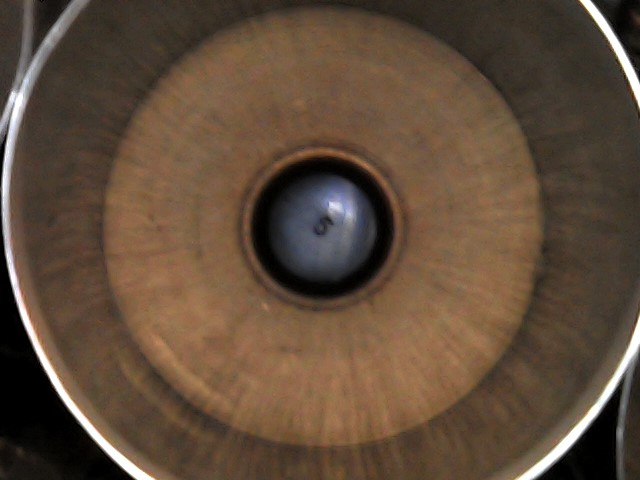
#> input picture clean_img/Img1.jpg, 640 x 480 px; its folder holds only this picture in this run
$ python -i img_preprocessing.py   (imports and definitions only)
#> lines starting #> are read from the running program, lines starting #| are printed output that depends on the picture; after the words box and inside, x2 and y2 are one past the last pixel; in counts of white or black regions, pixels touching at a corner belong together
#> further down, picture is the input picture: shape (480, 640, 3); mean B, G, R 58.5, 76, 96
import cv2
import numpy as np

import settings
from utils import LITTLE_CIRCLE_SCALE


def generate_random_color():
    return [np.random.randint(0, 255) for _ in range(3)]


# [84 lines left out: functions generate_dust, get_random_point_with_dist_ref, generate_noise, not called in this run]


def dirt_img(img):
    return generate_noise(img)


def get_center_circle(img, **hough_params):
    cvt_img = img
    if len(img.shape) == 3:
        cvt_img = cv2.cvtColor(img, cv2.COLOR_BGR2GRAY)
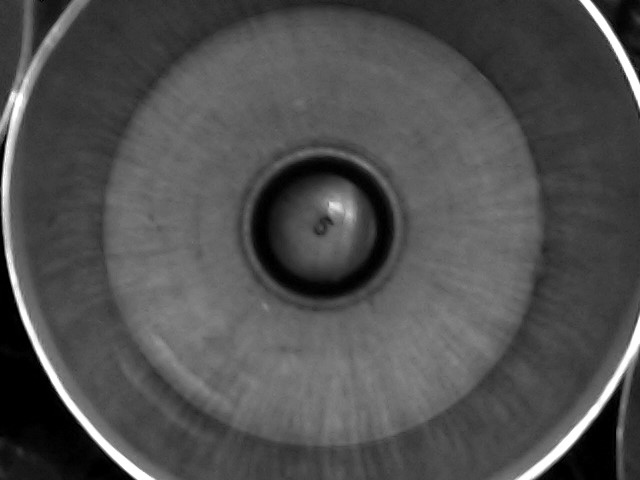
#> cvt_img: shape (480, 640); min 0, max 255, mean 80
    sigma = 2 if "sigma" not in hough_params else hough_params.pop("sigma")
    kernel_size = (
        11 if "kernel_size" not in hough_params else hough_params.pop("kernel_size")
    )
    cvt_img = cv2.GaussianBlur(
        cvt_img, (kernel_size, kernel_size), sigmaX=sigma, sigmaY=sigma
    )
    if hough_params.get("invert", False):
        cvt_img = 255 - cvt_img
    hough_params.setdefault("param1", settings.PARAM1_HOUGH)
    hough_params.setdefault("param2", settings.PARAM2_HOUGH)
    circles = cv2.HoughCircles(
        cvt_img, cv2.HOUGH_GRADIENT, 1, 10, minRadius=54, maxRadius=65, **hough_params
    )
#> circles = None
    # cv2.circle(
    #     img, (circles[0, 0, 0], circles[0, 0, 1]), circles[0, 0, 2], (0, 0, 255), 5
    # )
    return circles[0][0]


def translate_image(img, dx, dy):
#> called with dx = 0, dy = -6
    new_img = np.zeros(img.shape, dtype=np.uint8) + img.mean(axis=(0, 1)).astype(
        np.uint8
    )
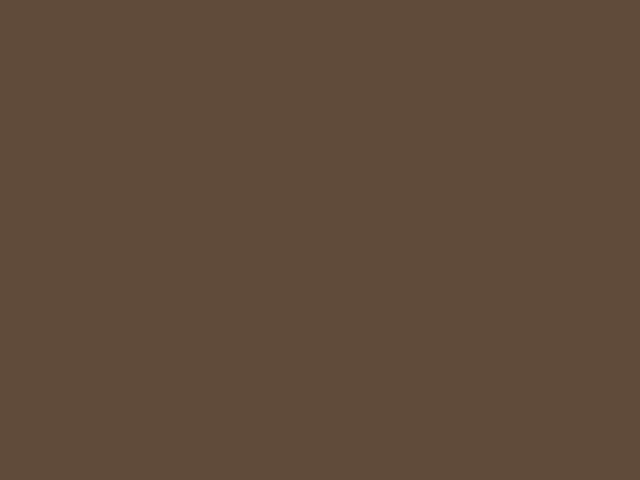
#> new_img: shape (480, 640, 3); mean B, G, R 58, 75, 96

    if dx > 0 and dy > 0:
        new_img[dy:, dx:] = img[:-dy, :-dx]
    elif dx > 0 and dy < 0:
        new_img[:dy, dx:] = img[-dy:, :-dx]
    elif dx < 0 and dy > 0:
        new_img[dy:, :dx] = img[:-dy, -dx:]
    elif dx < 0 and dy < 0:
        new_img[:dy, :dx] = img[-dy:, -dx:]
    elif dx == 0 and dy > 0:
        new_img[dy:, :] = img[:-dy, :]
    elif dx == 0 and dy < 0:
        new_img[:dy, :] = img[-dy:, :]
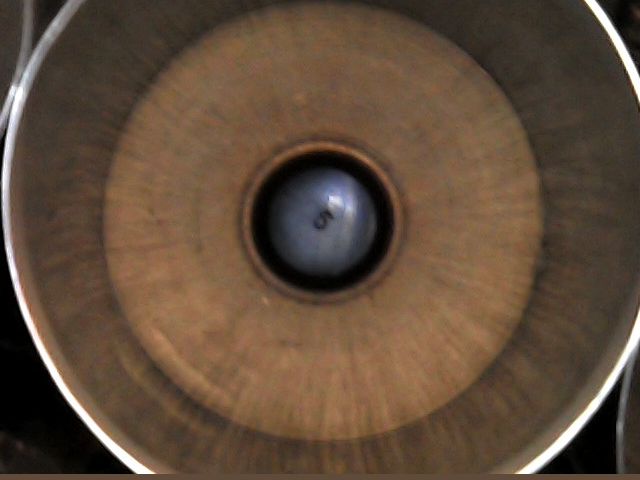
#> new_img: shape (480, 640, 3); mean B, G, R 58.7, 76.3, 96.5
    elif dx > 0 and dy == 0:
        new_img[:, dx:] = img[:, :-dx]
    elif dx < 0 and dy == 0:
        new_img[:, :dx] = img[:, -dx:]
    else:
        new_img = img
    return new_img


def mask_circle(img):
    try:
        x, y, rad = get_center_circle(img)
        if abs(rad - settings.SMALL_RADIUS_SIZE) < abs(rad - settings.MED_RADIUS_SIZE):
            rad = settings.BIG_RADIUS_SIZE * rad / settings.SMALL_RADIUS_SIZE
        elif abs(rad - settings.MED_RADIUS_SIZE) < abs(rad - settings.BIG_RADIUS_SIZE):
            rad = settings.BIG_RADIUS_SIZE * rad / settings.MED_RADIUS_SIZE
    except TypeError:
        x, y = settings.AVERAGE_CENTER
        rad = settings.BIG_RADIUS_SIZE
    x, y, rad = int(x), int(y), int(settings.CIRCLE_PERC_FILTER * rad)
    dim = settings.OUTPUT_IMG_DIMENSION
    img = translate_image(img, img.shape[1] // 2 - x, img.shape[0] // 2 - y)
    y_dim = min(img.shape[0] // 2 + rad, img.shape[0]) - max(img.shape[0] // 2 - rad, 0)
#> y_dim = 326
    x_dim = min(img.shape[1] // 2 + rad, img.shape[1]) - max(img.shape[1] // 2 - rad, 0)
#> x_dim = 326
    filter_dim = min(x_dim, y_dim)
#> filter_dim = 326
    img = img[
        img.shape[0] // 2 - filter_dim // 2 : img.shape[0] // 2 + filter_dim // 2,
        img.shape[1] // 2 - filter_dim // 2 : img.shape[1] // 2 + filter_dim // 2,
    ]
    circle_mask = np.zeros(img.shape[:2], dtype=np.uint8)
    cv2.circle(circle_mask, (img.shape[1] // 2, img.shape[0] // 2), rad, 255, -1)
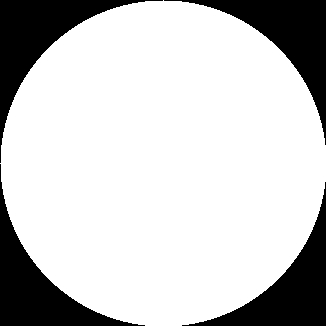
#> circle_mask: shape (326, 326); 78.5% white; 4 black regions, box (x1, y1, x2, y2) and area: (0, 0, 163, 163) 5868, (164, 0, 326, 145) 5705, (0, 164, 145, 326) 5705, (182, 182, 326, 326) 5543
    img_mean = img.mean(axis=(0, 1))
#> img_mean = [65.21, 87.48, 114.9]
    img = cv2.bitwise_and(img, img, mask=circle_mask)
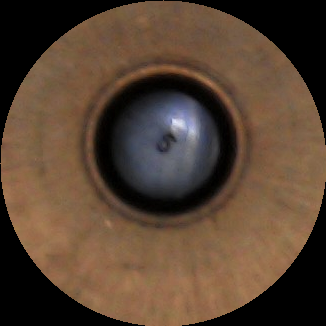
#> img: shape (326, 326, 3); mean B, G, R 50.4, 66.7, 87.2
    background = cv2.bitwise_or(img, img_mean, mask=cv2.bitwise_not(circle_mask))
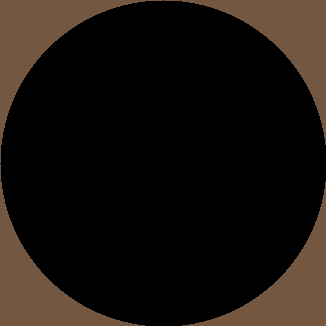
#> background: shape (326, 326, 3); mean B, G, R 14, 18.7, 24.7
    img = cv2.bitwise_or(img, background)
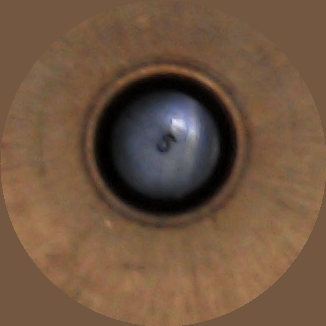
#> img: shape (326, 326, 3); mean B, G, R 64.4, 85.4, 111.9
    return cv2.resize(img, dsize=(dim, dim))


# [18 lines left out: function mask_circle_and_wrap_polar, not called in this run]

>>> import cv2
>>> picture = cv2.imread('../clean_img/Img1.jpg')
>>> result = mask_circle(picture)

$ run again, on clean_img/Img2.jpg
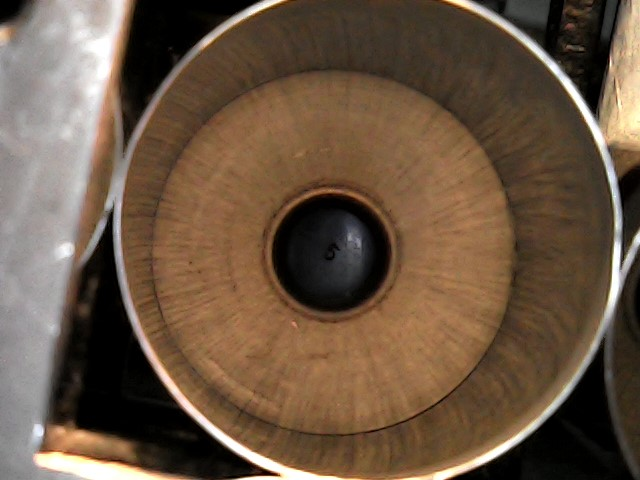
#> input picture clean_img/Img2.jpg, 640 x 480 px
#> picture is the input picture: shape (480, 640, 3); mean B, G, R 67.3, 86.3, 107.2
#> circles = [[330.5, 253.5, 59.5]]
#> in mask_circle, `x, y, rad = get_center_circle(img)`: x = 330.5; y = 253.5; rad = 59.5
#> in mask_circle, `rad = settings.BIG_RADIUS_SIZE * rad / settings.SMALL_RADIUS_SIZE`: rad = 255
#> in mask_circle, `x, y, rad = int(x), int(y), int(settings.CIRCLE_PERC_FILTER * rad)`: x = 330; y = 253; rad = 173
#> y_dim = 346
#> in mask_circle, `cv2.circle(circle_mask, (img.shape[1] // 2, img.shape[0] // 2), rad, 2..`:
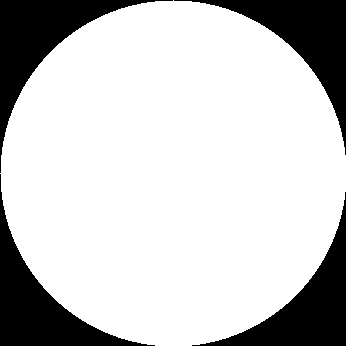
#> circle_mask: shape (346, 346); 78.5% white; 4 black regions, box (x1, y1, x2, y2) and area: (0, 0, 173, 173) 6607, (174, 0, 346, 155) 6434, (0, 174, 155, 346) 6434, (192, 192, 346, 346) 6262
#> img_mean = [58.07, 87, 120.3]
#> in mask_circle, `img = cv2.bitwise_or(img, background)`:
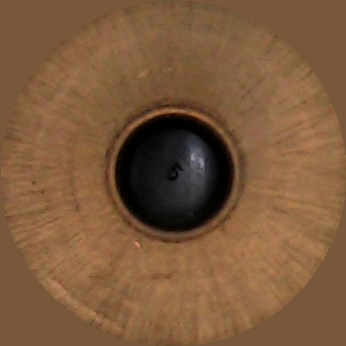
#> img: shape (346, 346, 3); mean B, G, R 59.9, 90, 124.9

$ run again, on clean_img/Img4.jpg
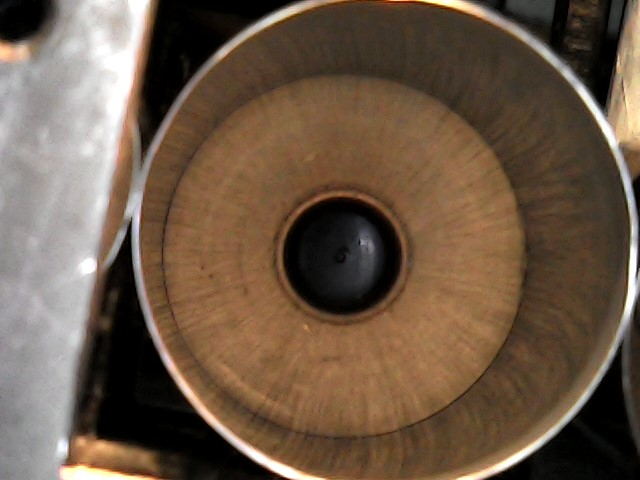
#> input picture clean_img/Img4.jpg, 640 x 480 px
#> picture is the input picture: shape (480, 640, 3); mean B, G, R 71.1, 88.9, 108.9
#> circles = [[341.5, 255.5, 58.9]]
#> in mask_circle, `x, y, rad = get_center_circle(img)`: x = 341.5; y = 255.5; rad = 58.9
#> in mask_circle, `rad = settings.BIG_RADIUS_SIZE * rad / settings.SMALL_RADIUS_SIZE`: rad = 252.4
#> in mask_circle, `x, y, rad = int(x), int(y), int(settings.CIRCLE_PERC_FILTER * rad)`: x = 341; y = 255; rad = 171
#> y_dim = 342
#> in mask_circle, `cv2.circle(circle_mask, (img.shape[1] // 2, img.shape[0] // 2), rad, 2..`:
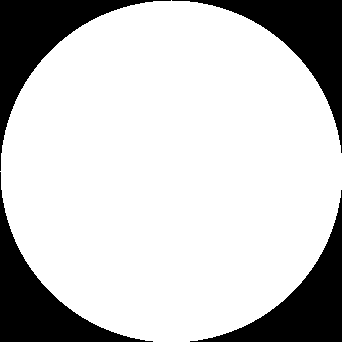
#> circle_mask: shape (342, 342); 78.5% white; 4 black regions, box (x1, y1, x2, y2) and area: (0, 0, 171, 171) 6455, (172, 0, 342, 153) 6284, (0, 172, 153, 342) 6284, (190, 190, 342, 342) 6114
#> img_mean = [56.82, 85.29, 118]
#> in mask_circle, `img = cv2.bitwise_or(img, background)`:
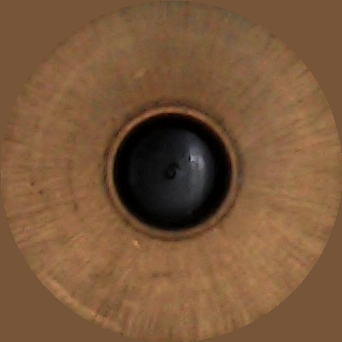
#> img: shape (342, 342, 3); mean B, G, R 58.4, 88, 122.2

$ run again, on clean_img/Img5.jpg
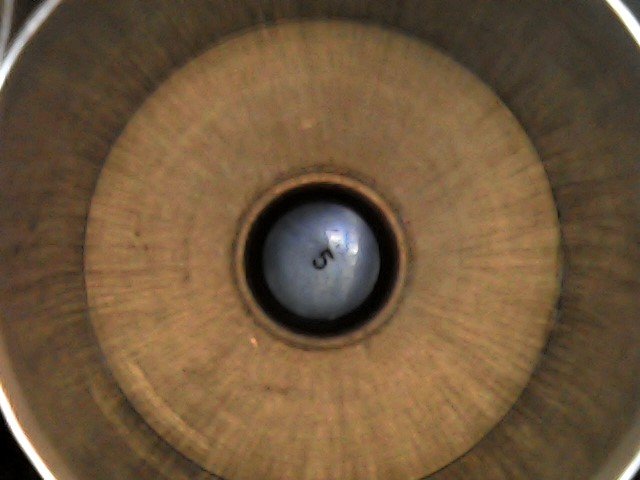
#> input picture clean_img/Img5.jpg, 640 x 480 px
#> picture is the input picture: shape (480, 640, 3); mean B, G, R 60.2, 87.8, 112.2
#> circles = None
#> circle_mask: shape (326, 326); 78.5% white; 4 black regions, box (x1, y1, x2, y2) and area: (0, 0, 163, 163) 5868, (164, 0, 326, 145) 5705, (0, 164, 145, 326) 5705, (182, 182, 326, 326) 5543
#> img_mean = [69.51, 99.78, 128.7]
#> in mask_circle, `img = cv2.bitwise_or(img, background)`:
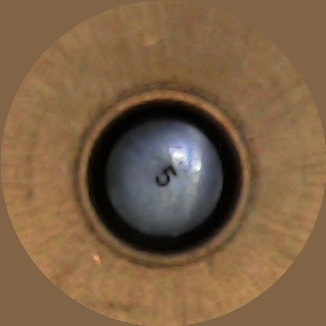
#> img: shape (326, 326, 3); mean B, G, R 68.7, 96.7, 124.1
